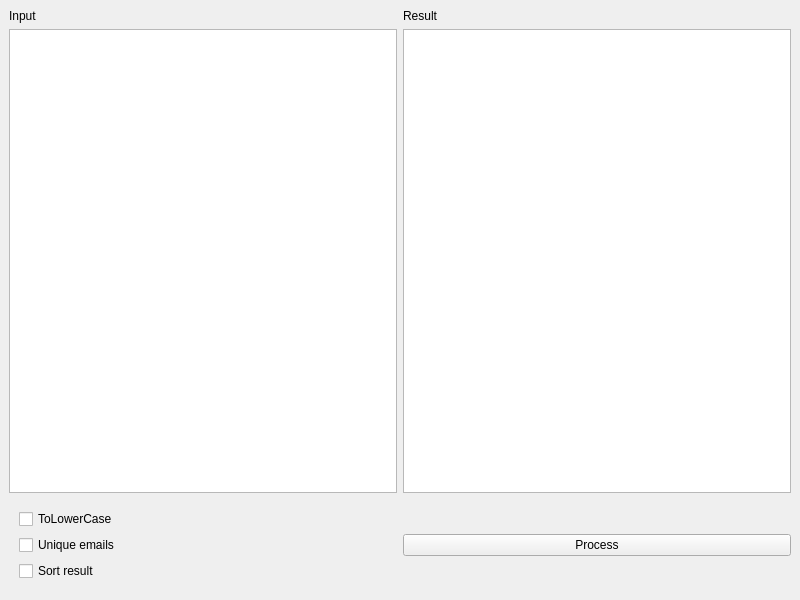
<?xml version="1.0" encoding="UTF-8"?>
<ui version="4.0">
 <class>MainWindow</class>
 <widget class="QMainWindow" name="MainWindow">
  <property name="geometry">
   <rect>
    <x>0</x>
    <y>0</y>
    <width>800</width>
    <height>600</height>
   </rect>
  </property>
  <property name="windowTitle">
   <string>MainWindow</string>
  </property>
  <widget class="QWidget" name="centralwidget">
   <layout class="QGridLayout" name="gridLayout">
    <item row="0" column="0">
     <layout class="QVBoxLayout" name="verticalLayout_2">
      <item>
       <layout class="QHBoxLayout" name="horizontalLayout_3">
        <item>
         <widget class="QLabel" name="label">
          <property name="text">
           <string>Input</string>
          </property>
         </widget>
        </item>
        <item>
         <widget class="QLabel" name="label_2">
          <property name="text">
           <string>Result</string>
          </property>
         </widget>
        </item>
       </layout>
      </item>
      <item>
       <layout class="QHBoxLayout" name="horizontalLayout">
        <item>
         <widget class="QPlainTextEdit" name="plainTextEdit"/>
        </item>
        <item>
         <widget class="QPlainTextEdit" name="plainTextEdit_2"/>
        </item>
       </layout>
      </item>
      <item>
       <layout class="QHBoxLayout" name="horizontalLayout_2">
        <item>
         <layout class="QVBoxLayout" name="verticalLayout">
          <property name="leftMargin">
           <number>10</number>
          </property>
          <property name="topMargin">
           <number>10</number>
          </property>
          <property name="rightMargin">
           <number>10</number>
          </property>
          <property name="bottomMargin">
           <number>10</number>
          </property>
          <item>
           <widget class="QCheckBox" name="checkBox_3">
            <property name="text">
             <string>ToLowerCase</string>
            </property>
           </widget>
          </item>
          <item>
           <widget class="QCheckBox" name="checkBox_2">
            <property name="text">
             <string>Unique emails</string>
            </property>
           </widget>
          </item>
          <item>
           <widget class="QCheckBox" name="checkBox">
            <property name="text">
             <string>Sort result</string>
            </property>
           </widget>
          </item>
         </layout>
        </item>
        <item>
         <widget class="QPushButton" name="pushButton">
          <property name="text">
           <string>Process</string>
          </property>
         </widget>
        </item>
       </layout>
      </item>
     </layout>
    </item>
   </layout>
  </widget>
 </widget>
 <resources/>
 <connections/>
</ui>
